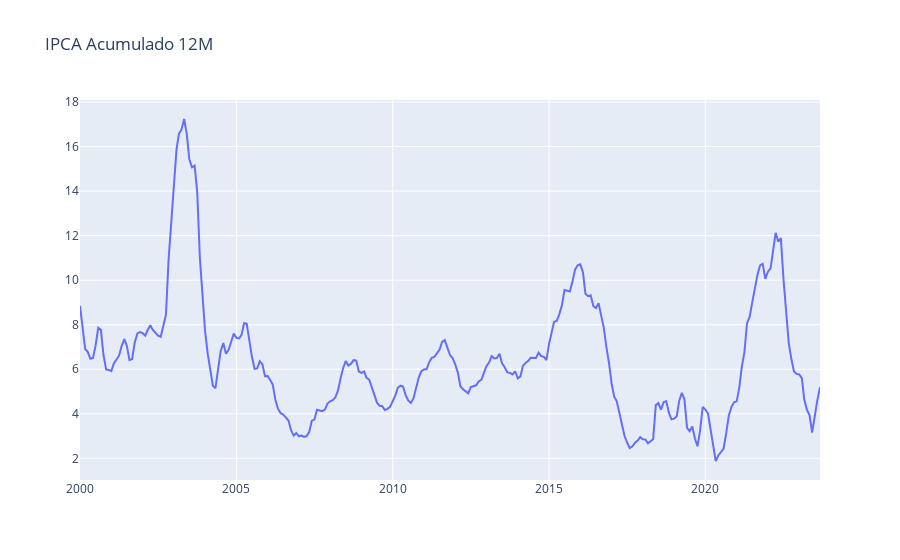

The notebook cell this image was saved under:
### Code cell
fig = go.Figure()
fig.add_trace(go.Scatter(name = "IPCA", x = ipca_acumulado.index, y = ipca_acumulado["valor"]))
fig.update_layout(title_text = "IPCA Acumulado 12M")
fig.show()

### Figure 1 — Plotly figure (JSON) as saved in the notebook; plotly's stock layout.template omitted (floating-point values rounded to 4 significant figures; data arrays with more than 128 entries replaced by an {"elided": "..."} marker saying what was removed)
{"data": [{"name": "IPCA", "type": "scatter", "x": {"elided": "285 str values"}, "y": {"elided": "285 float values"}}], "layout": {"title": {"text": "IPCA Acumulado 12M"}}}
